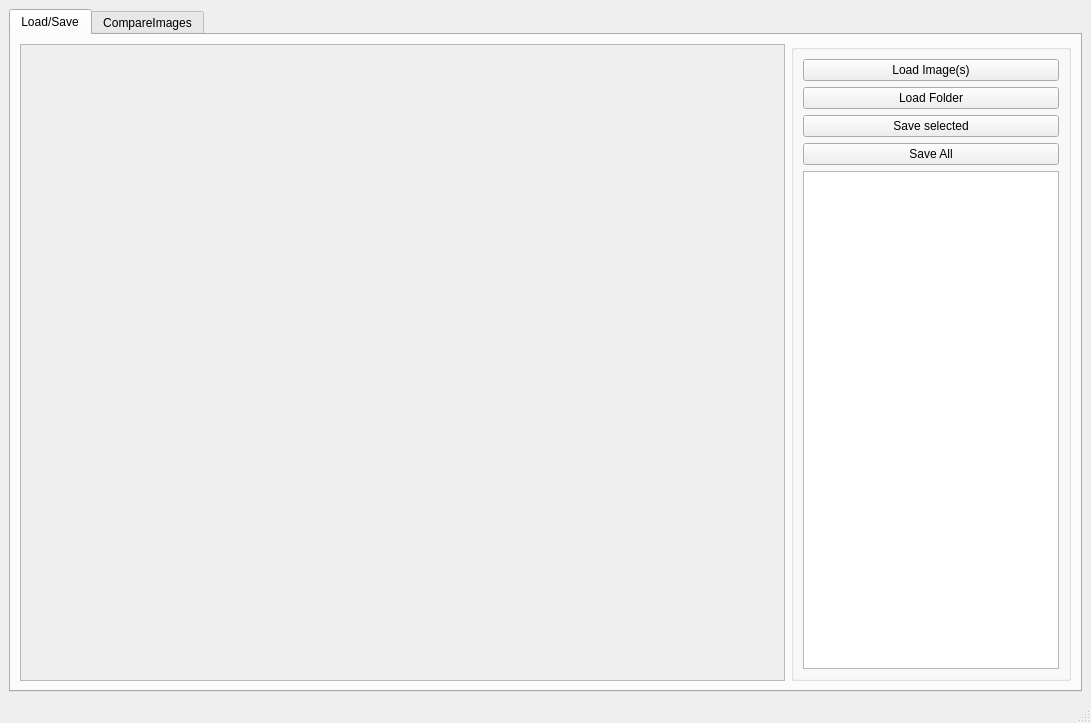
<?xml version="1.0" encoding="UTF-8"?>
<ui version="4.0">
 <class>MainWindow</class>
 <widget class="QMainWindow" name="MainWindow">
  <property name="geometry">
   <rect>
    <x>0</x>
    <y>0</y>
    <width>1091</width>
    <height>723</height>
   </rect>
  </property>
  <property name="windowTitle">
   <string>MainWindow</string>
  </property>
  <widget class="QWidget" name="centralwidget">
   <layout class="QHBoxLayout" name="horizontalLayout">
    <item>
     <widget class="QTabWidget" name="tabWidget">
      <property name="toolTip">
       <string>&lt;html&gt;&lt;head/&gt;&lt;body&gt;&lt;p&gt;aa&lt;/p&gt;&lt;p&gt;&lt;br/&gt;&lt;/p&gt;&lt;/body&gt;&lt;/html&gt;</string>
      </property>
      <property name="currentIndex">
       <number>0</number>
      </property>
      <widget class="QWidget" name="LoadSave">
       <attribute name="title">
        <string>Load/Save</string>
       </attribute>
       <layout class="QHBoxLayout" name="horizontalLayout_2">
        <item>
         <widget class="QScrollArea" name="PreviewPane">
          <property name="widgetResizable">
           <bool>true</bool>
          </property>
          <widget class="QWidget" name="scrollAreaWidgetContents">
           <property name="geometry">
            <rect>
             <x>0</x>
             <y>0</y>
             <width>779</width>
             <height>604</height>
            </rect>
           </property>
          </widget>
         </widget>
        </item>
        <item>
         <widget class="QGroupBox" name="verticalGroupBox">
          <property name="sizePolicy">
           <sizepolicy hsizetype="Fixed" vsizetype="Preferred">
            <horstretch>0</horstretch>
            <verstretch>0</verstretch>
           </sizepolicy>
          </property>
          <layout class="QGridLayout" name="gridLayout">
           <item row="4" column="0">
            <widget class="QPushButton" name="SaveAll">
             <property name="text">
              <string>Save All</string>
             </property>
            </widget>
           </item>
           <item row="3" column="0">
            <widget class="QPushButton" name="SaveSelectedFiles">
             <property name="text">
              <string>Save selected</string>
             </property>
            </widget>
           </item>
           <item row="0" column="0">
            <widget class="QPushButton" name="LoadSingleImage">
             <property name="text">
              <string>Load Image(s)</string>
             </property>
            </widget>
           </item>
           <item row="1" column="0">
            <widget class="QPushButton" name="LoadAll">
             <property name="text">
              <string>Load Folder</string>
             </property>
            </widget>
           </item>
           <item row="5" column="0">
            <widget class="QListWidget" name="LoadedFiles">
             <property name="sizePolicy">
              <sizepolicy hsizetype="Expanding" vsizetype="Expanding">
               <horstretch>0</horstretch>
               <verstretch>0</verstretch>
              </sizepolicy>
             </property>
            </widget>
           </item>
          </layout>
         </widget>
        </item>
       </layout>
      </widget>
      <widget class="QWidget" name="Compare">
       <attribute name="title">
        <string>CompareImages</string>
       </attribute>
      </widget>
     </widget>
    </item>
   </layout>
  </widget>
  <widget class="QMenuBar" name="menubar">
   <property name="geometry">
    <rect>
     <x>0</x>
     <y>0</y>
     <width>1091</width>
     <height>24</height>
    </rect>
   </property>
  </widget>
  <widget class="QStatusBar" name="statusbar"/>
 </widget>
 <resources/>
 <connections/>
</ui>
